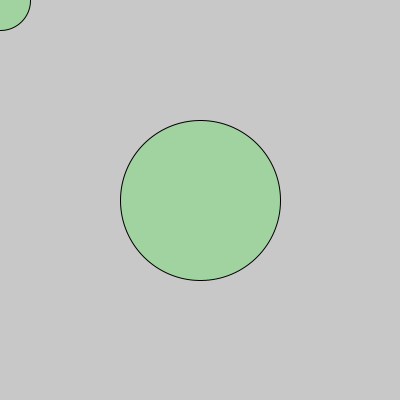
Frame 1 (no input)
Frame 60 (the mouse pressed at the canvas centre just before this capture): identical to frame 1, image omitted
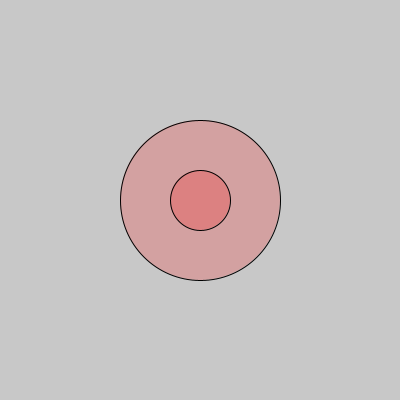
Frame 120 (the mouse held since frame 60 and released just before this capture)

The Processing sketch that drew these frames (run headless with seeded random() and noise(); from frame 60 on, the mouse is pressed at the canvas centre):

// Processing sketch: inclusion_collision_testing_1
// ── inclusion_collision_testing_1.pde
// simplest possible test for inclusion

float circle1XPos = 200;
float circle1YPos = 200;
float circle1Radius = 80;

float circle2XPos; // we'll assign these values dynamically
float circle2YPos;
float circle2Radius = 30;

void setup() {
  size(400,400);

}

void draw() {
  
  ellipseMode(CENTER);
  background(200);
  
  if (testForCollision()) {
    fill(255,0,0,50);
  } else {
    fill(0,255,0,50);
  }
  
  // draw the first circle in a static, known position
  ellipse(circle1XPos, circle1YPos, 2*circle1Radius, 2*circle1Radius);
  
  circle2XPos = mouseX;
  circle2YPos = mouseY;
  

  if (testForInclusion()) {
    fill(255,0,0,50);
  } else {
    fill(0,255,0,50);
  }

  ellipse(circle2XPos, circle2YPos, 2*circle2Radius, 2*circle2Radius);

}


boolean testForInclusion() { // is the center of the new circle inside an existing circle?

  if (dist(circle1XPos, circle1YPos, circle2XPos, circle2YPos) < circle1Radius) {
    return true;
  } else {
    return false;
  }
}
    
boolean testForCollision() {
 
  if (dist(circle1XPos, circle1YPos, circle2XPos, circle2YPos) < circle1Radius+circle2Radius) {
    return true;
  } else {
    return false;
  }  
  
}
